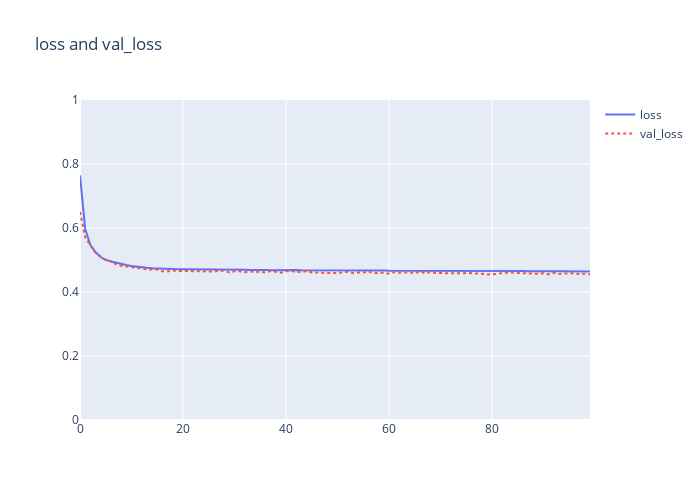
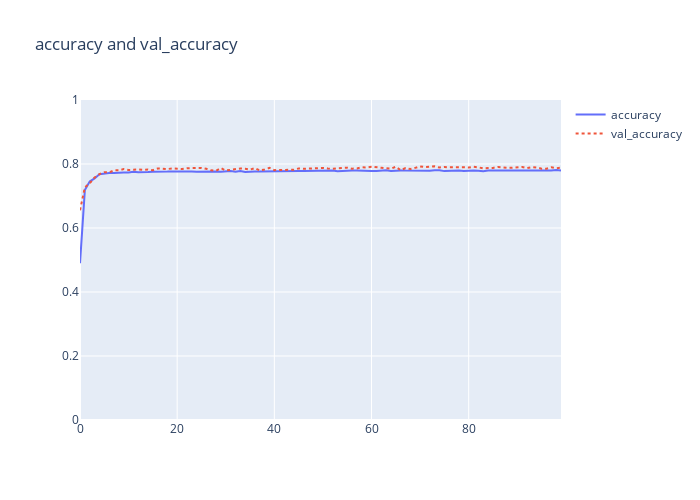

Notebook cell for these charts, in order:
### Code cell
history_df = pd.DataFrame(history.history)

show_history_graph(history_df, 'loss', 'val_loss')
show_history_graph(history_df, 'accuracy', 'val_accuracy')
